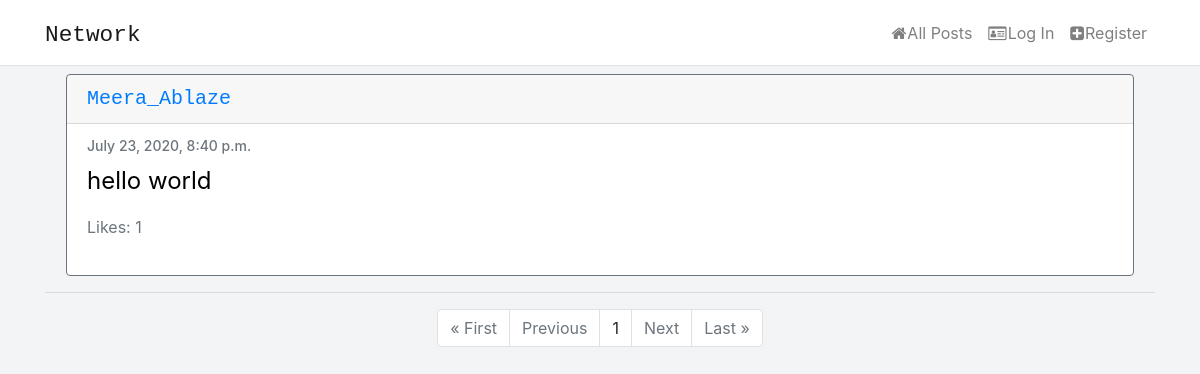
/following/lasagne, run on the app's committed database.
### network/models.py (models this page shows, shortened)
class Post(models.Model):
    content = models.CharField(max_length=255)
    user = models.ForeignKey('User', on_delete=models.CASCADE, related_name='author')
    date = models.DateTimeField(default=datetime.now())
    liked = models.ManyToManyField('User', default=None, blank=True, related_name='post_likes')

class User(AbstractUser):
    pass

### network/views.py (the view)
# urls.py: path("following/<str:username>", views.following, name='following'),
def following(request, username):
    if request.method == 'GET':
        currentuser = get_object_or_404(User, username=username)
        follows = Profile.objects.filter(follower=currentuser)
        posts = Post.objects.all().order_by('id').reverse()
        posted = []
        for p in posts:
            for follower in follows:
                if follower.target == p.user:
                    posted.append(p)
        if not follows:
            return render(request, 'network/following.html', {'message': "You don't follow anybody"})
        paginator = Paginator(posted, 10)
        page_number = request.GET.get('page')
        page_obj = paginator.get_page(page_number)
        return render(request, 'network/following.html', {'page_obj':page_obj})

### network/templates/network/following.html (shortened to what this page needs)
{% extends "network/layout.html" %}
{% load static %}
{% block body %}
    <div class="container">
        {% for post in page_obj %}
        <div class="card border-secondary mb-3" style="width:auto; margin:6px;">
            <h5 class="card-header"><a href="{% url 'profile' username=post.user %}">{{post.user|title}}</a></h5>
            <div class="card-body text-secondary">
                <h6 class="card-subtitle mb-2 text-muted">{{post.date}}</h6>
                <p class="card-text">{{post.content}}</p>
                {% if user.is_authenticated %}
                {% if request.user in post.liked.all %}
                <a class="likebutton" href="#" data-catid="{{ post.id }}" id="{{post.id}}" data-total="{{post.liked.all.count}}"  data-value="Unlike" value="submit"><i class="fa fa-heart" id="heart{{post.id}}" style="margin-right: 4px; color:red;"></i><span id="liked{{post.id}}">{{post.liked.all.count}}</span></a>
                {% else %}
                <a class="likebutton" href="#" data-catid="{{ post.id }}" id="{{post.id}}" data-total="{{post.liked.all.count}}"  data-value="Like" value="submit"><i class="fa fa-heart" id="heart{{post.id}}" style="margin-right: 4px; color:black;"></i><span id="liked{{post.id}}">{{post.liked.all.count}}</span></a>
                {% endif %}
                {% else %}
                    <p>Likes: {{post.liked.all.count}}</p>
                {% endif %}
            </div>
        </div>
        {% endfor %}
    </div>
    <hr>
    <div class="container">
        <ul class="pagination justify-content-center">
            {% if page_obj.has_previous %}
                <li class="page-item"><a href="?page=1" class="page-link">&laquo; First</a></li>
                <li class="page-item"><a href="?page={{ page_obj.previous_page_number }}" class="page-link">Previous</a></li>
            {% else %}
            <li class="page-item disabled"><a class="page-link">&laquo; First</a></li>
            <li class="page-item disabled"><a class="page-link">Previous</a></li>
            {% endif %}
                <li class="page-item"><a class="page-link">{{ page_obj.number }}</a></li>
            {% if page_obj.has_next %}
            <li class="page-item"><a href="?page={{ page_obj.next_page_number }}" class="page-link">Next</a></li>
            <li class="page-item"><a href="?page={{ page_obj.paginator.num_pages }}" class="page-link">Last &raquo;</a></li>
            {% else %}
            <li class="page-item disabled"><a class="page-link">Next</a></li>
            <li class="page-item disabled"><a class="page-link">Last &raquo;</a></li>
            {% endif %}
        </ul>
    </div>
{% endblock %}

### network/static/network/styles.css (style rules this page uses)
body { background-color: #f2f4f5; }
.card-header { font-size:20px; font-family: monospace; }
.card-subtitle { font-size:14px; }
.card-text { font-size:24px; color:black; }

### data on the page
Post: user "Meera_Ablaze", date "July 23, 2020, 8:40 p.m.", content "hello world", liked.all.count "1"

### other printed values
{{ page_obj.number }} "1"
